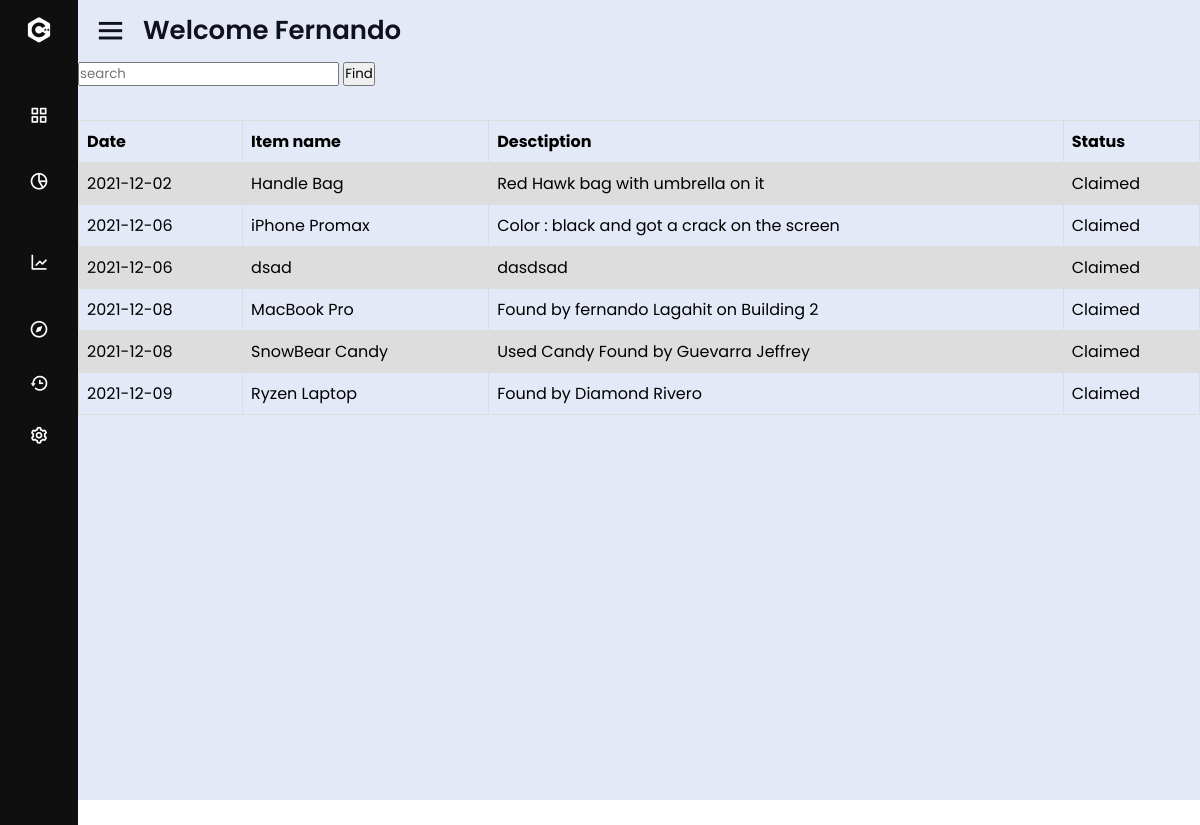
Screenshot of /LostAndFound/viewlostitem.php (signed in) with the database file from the repository.
### tables this page shows
CREATE TABLE `items_table` (
  `id` int(30) NOT NULL,
  `item_name` varchar(100) NOT NULL,
  `description` varchar(1000) NOT NULL,
  `date` date NOT NULL,
  `img_dir` varchar(200) NOT NULL,
  `found` tinyint(1) NOT NULL
);

### LostAndFound/viewlostitem.php (the view, shortened to what this page needs)
<?php session_start();
include 'view/navbar.php';
include 'inc/db.inc.php';
                if(isset($_POST['search'])){
                    $searchKey = $_POST['search'];
                    $query = "SELECT * FROM items_table where item_name like '%$searchKey%' or description like '%$searchKey%' ";
                }
                else {
                    $query = "SELECT * FROM items_table where found = false order by date";
                    $searchKey = "";
                }
                $result = mysqli_query($conn, $query);
?>
    <div>
      <form action="viewlostitem.php" method="post">
        <input type="text" name="search" placeholder="search" value="<?php echo $searchKey?>">
        <input type="submit" name="search-submit" value="Find" >
      </form>
      <table>
         <tr>
              <th>Date</th>
              <th>Item name</th>
              <th>Desctiption</th>
              <th>Status</th>
          </tr>
              <?php
                while($row = mysqli_fetch_array($result))
              {
              ?>
          <tr>
              <td><?php echo $row["date"]; ?></td>
              <td><?php echo $row["item_name"]; ?></td>
              <td><?php echo $row["description"]; ?></td>
              <td><?php echo $row["found"] = true ? "Claimed" :  "Found" ; ?></td>
              </tr>
                <?php
                }
                ?>
      </table>
    </div>
<?php include 'view/navbarClosing.php' ; ?>

### LostAndFound/design/dashboard.css (style rules this page uses)
* { margin: 0; padding: 0; box-sizing: border-box; font-family: 'Poppins', sans-serif; }
form input { margin-bottom: 3%; }
table { font-family: arial, sans-serif; border-collapse: collapse; width: 100%; }
td, th { border: 1px solid #dddddd; text-align: left; padding: 8px; }
tr:nth-child(even) { background-color: #dddddd; }

### rows the page displays
items_table: date "2021-12-02", item_name "Handle Bag", description "Red Hawk bag with umbrella on it", found "Claimed"
items_table: date "2021-12-06", item_name "iPhone Promax", description "Color : black and got a crack on the screen", found "Claimed"
items_table: date "2021-12-06", item_name "dsad", description "dasdsad", found "Claimed"
items_table: date "2021-12-08", item_name "MacBook Pro", description "Found by fernando Lagahit on Building 2", found "Claimed"
items_table: date "2021-12-08", item_name "SnowBear Candy", description "Used Candy Found by Guevarra Jeffrey", found "Claimed"
items_table: date "2021-12-09", item_name "Ryzen Laptop", description "Found by Diamond Rivero", found "Claimed"

### other values shown
$_SESSION['fname'] "Fernando"
